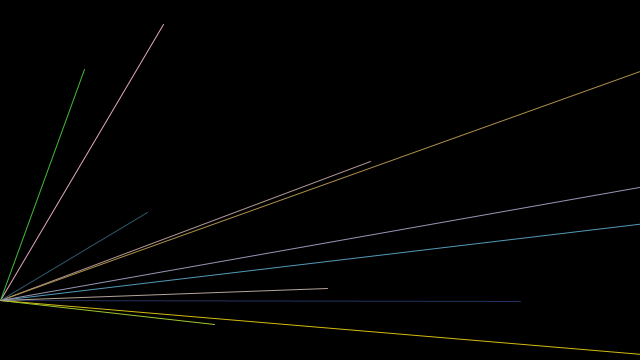
Frame 1 (no input)
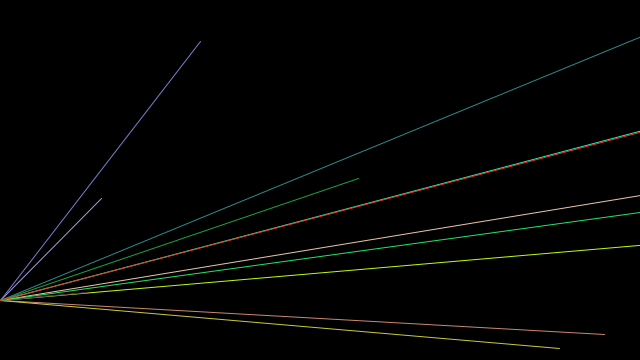
Frame 60 (the mouse pressed at the canvas centre just before this capture)
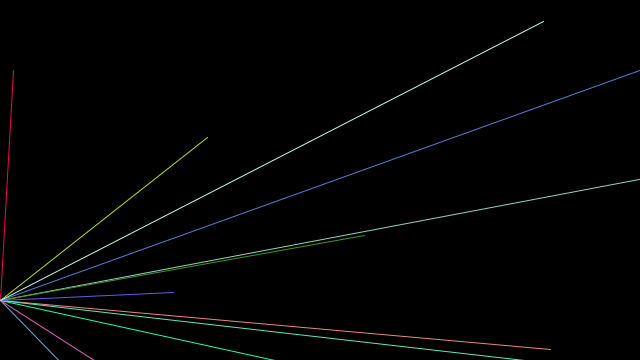
Frame 120 (the mouse held since frame 60 and released just before this capture)

The Processing sketch that drew these frames (run headless with seeded random() and noise(); from frame 60 on, the mouse is pressed at the canvas centre):

// Processing sketch: valoviivat
// ── valoviivat.pde

int numBalls = 12;
float spring = 0.5;
float gravity = 0.00;
float friction = -0.9;
Ball[] balls = new Ball[numBalls];

void setup() {
  
  size(640, 360);
  for (int i = 0; i < numBalls; i++) {
    balls[i] = new Ball(random(width), random(height), random(30, 70), i, balls);
   
  }
    
  
}

void draw() {
  background(0);
  for (Ball ball : balls) {
    ball.collide();
    ball.move();
    ball.display();  
  }
}

class Ball {
  
  float x, y;
  float diameter;
  float vx = 0;
  float vy = 0;
  int id;
  Ball[] others;
  
 
  Ball(float xin, float yin, float din, int idin, Ball[] oin) {
    x = xin;
    y = yin;
    diameter = din;
    id = idin;
    others = oin;
  }
  
  void collide() {
    for (int i = id + 1; i < numBalls; i++) {
      float dx = others[i].x - x;
      float dy = others[i].y - y;
      float distance = sqrt(dx*dx + dy*dy);
      float minDist = others[i].diameter/2 + diameter/2;
      if (distance < minDist) { 
        float angle = atan2(dy, dx);
        float targetX = x + cos(angle) * minDist;
        float targetY = y + sin(angle) * minDist;
        float ax = (targetX - others[i].x) * spring;
        float ay = (targetY - others[i].y) * spring;
        vx -= ax;
        vy -= ay;
        others[i].vx += ax;
        others[i].vy += ay;
      }
    }   
  }
  
  void move() {
    vy += gravity;
    x += vx;
    y += vy;
    if (x + diameter/2 > width) {
      x = width - diameter/2;
      vx *= friction; 
    }
    else if (x - diameter/2 < 0) {
      x = diameter/2;
      vx *= friction;
    }
    if (y + diameter/2 > height) {
      y = height - diameter/2;
      vy *= friction; 
    } 
    else if (y - diameter/2 < 0) {
      y = diameter/2;
      vy *= friction;
    }
  
  }
  
  void display() {
    line(0, 300, random(1000), random(400));
    //ellipse(random(100), random(100), random(100), random(100));
    stroke(random(255), random(255), random(255));
    fill(random(255), random(255), random(255)); 
  }
}
